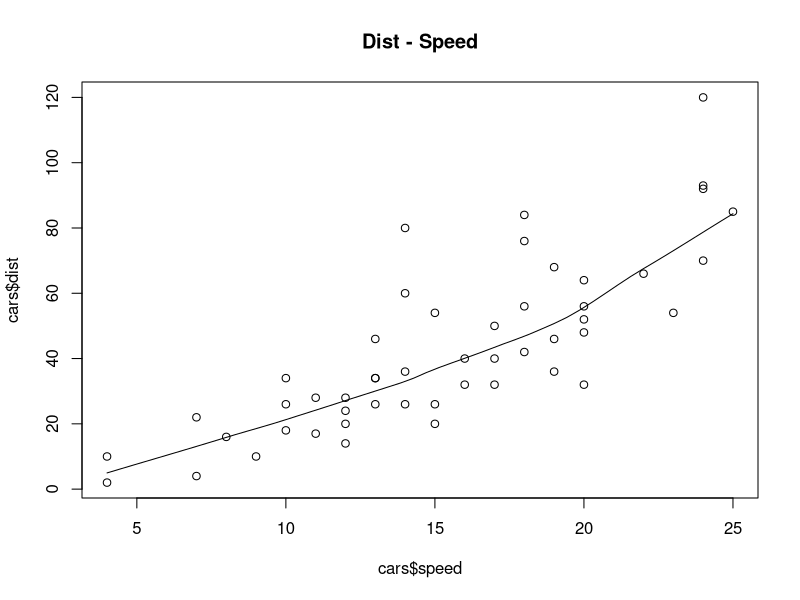
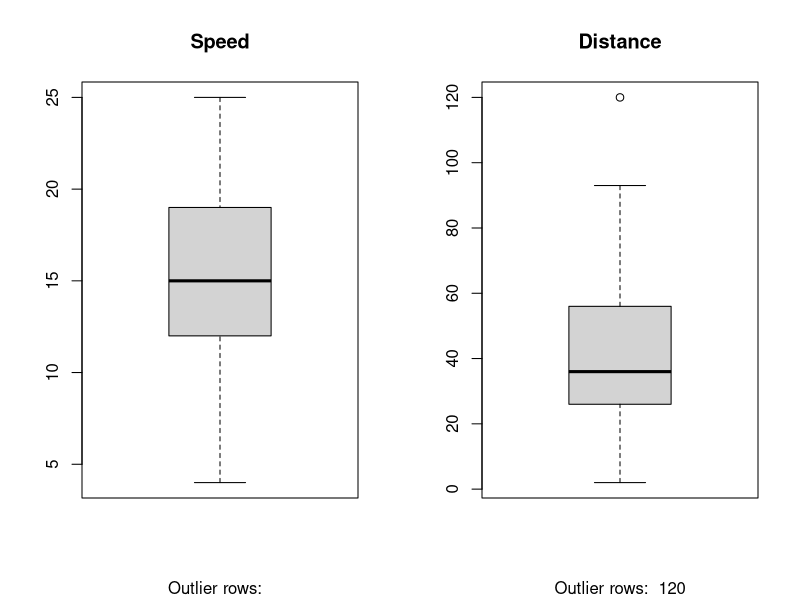
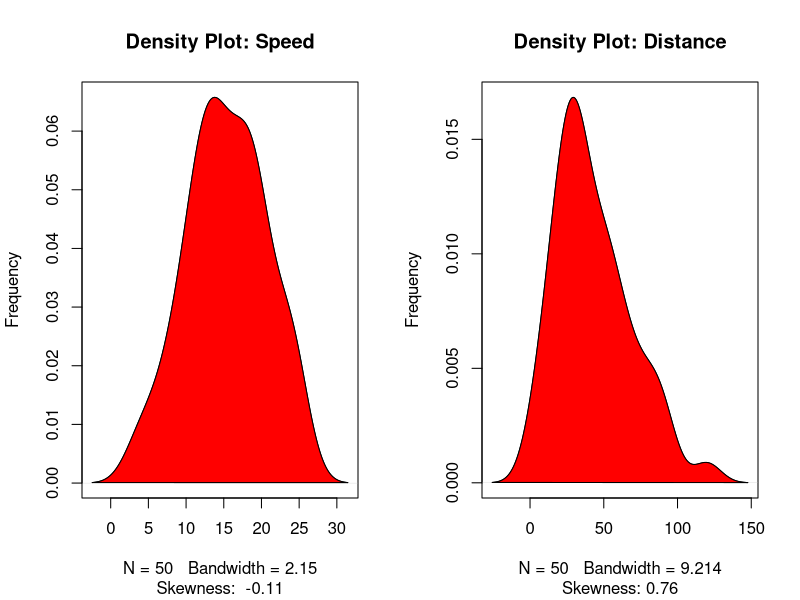

Source code (R) for these figures, in order:
## ---- chunk 1
head(cars)
## ---- chunk 2
scatter.smooth(x=cars$speed, y=cars$dist, main="Dist - Speed")
## ---- chunk 3
par(mfrow=c(1,2)) #divide graph area into 2 columns
boxplot(cars$speed, main = "Speed", sub = paste("Outlier rows: ", boxplot.stats(cars$speed)$out)) #box plot for speed
boxplot(cars$dist, main="Distance", sub = paste("Outlier rows: ", boxplot.stats(cars$dist)$out))  #box plot for distance
## ---- chunk 4
library(e1071)
par(mfrow = c(1, 2))  # divide graph area in 2 columns
plot(density(cars$speed), main = "Density Plot: Speed", ylab = "Frequency", sub = paste("Skewness: ", round(e1071::skewness(cars$speed), 2)))   # density plot for speed
polygon(density(cars$speed), col = "red")
plot(density(cars$dist), main = "Density Plot: Distance", ylab = "Frequency", sub = paste("Skewness:", round(e1071::skewness(cars$dist), 2)))  # density plot for distance
polygon(density(cars$dist), col = "red")
## ---- chunk 5
cor(cars$speed, cars$dist)   # calculate correlation between speed and distance
## ---- chunk 6
linearMod <- lm(dist ~ speed, data = cars)  # build linear regression model on full data
print(linearMod)
## ---- chunk 7
summary(linearMod)  # model summary
